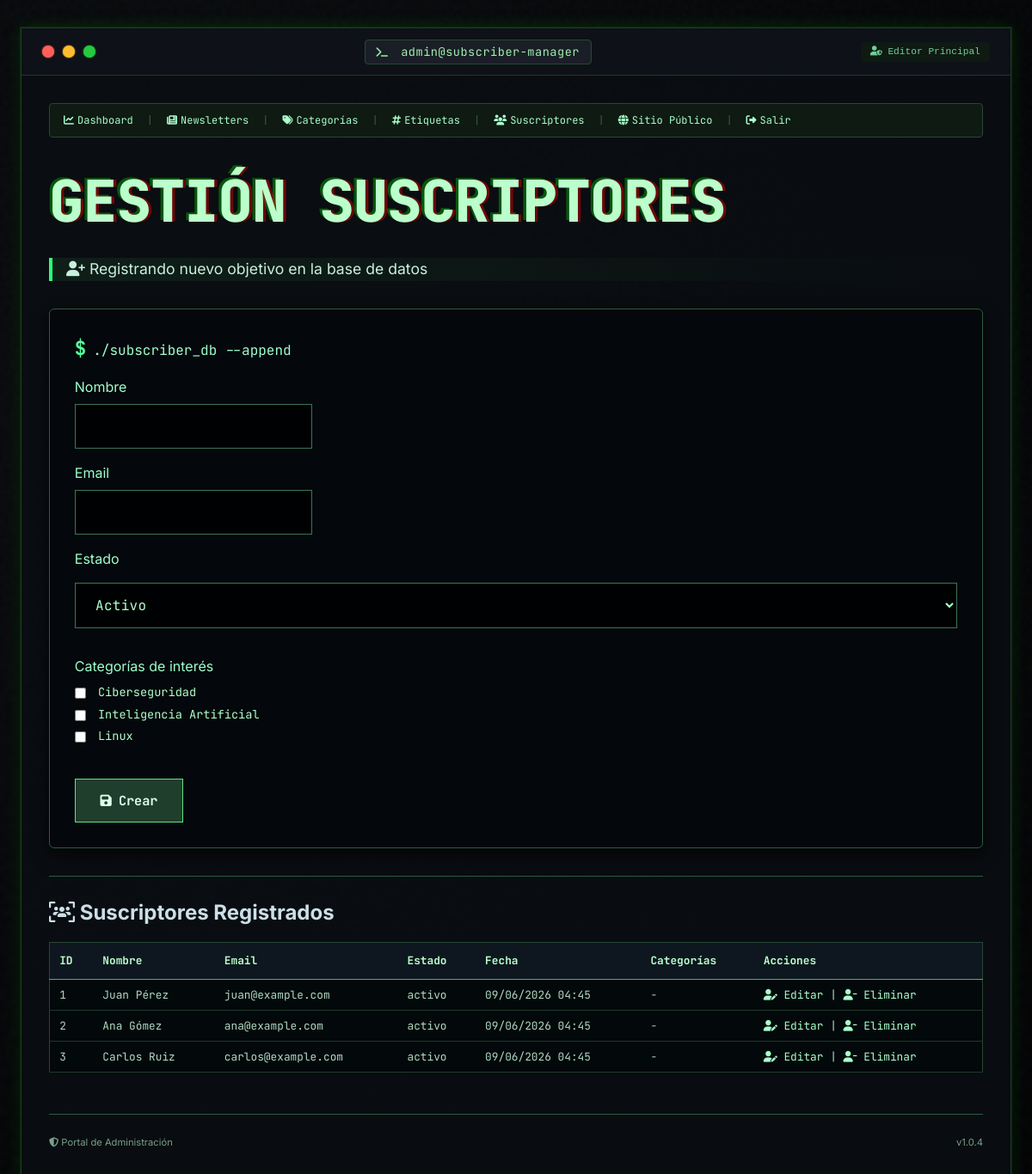
Screenshot of /admin/subscribers.php (signed in) with the database file from the repository.
### tables this page shows
CREATE TABLE categorias (
    id INT AUTO_INCREMENT PRIMARY KEY,
    nombre VARCHAR(100) NOT NULL UNIQUE,
    descripcion TEXT
);

CREATE TABLE suscriptores (
    id INT AUTO_INCREMENT PRIMARY KEY,
    nombre VARCHAR(100) NULL,

    email VARCHAR(150) NOT NULL UNIQUE,

    estado ENUM(
        'pendiente',
        'activo',
        'inactivo',
        'baja'
    ) NOT NULL DEFAULT 'pendiente',

    token_verificacion VARCHAR(255) NULL,
    token_baja VARCHAR(255) NULL,

    fecha_suscripcion DATETIME DEFAULT CURRENT_TIMESTAMP,
    fecha_baja DATETIME NULL
);

### src/includes/sql.php (called while the page is built, shortened)
<?php
function obtenerSuscriptores(PDO $pdo): array
{
    $stmt = $pdo->query("
        SELECT id, nombre, email, estado, fecha_suscripcion
        FROM suscriptores
        ORDER BY fecha_suscripcion DESC
    ");
    return $stmt ? $stmt->fetchAll(PDO::FETCH_ASSOC) : [];
}
function obtenerCategorias(PDO $pdo): array
{
    $stmt = $pdo->query("
        SELECT *
        FROM categorias
        ORDER BY nombre
    ");
    return $stmt->fetchAll(PDO::FETCH_ASSOC);
}

### src/admin/subscribers.php (the view, shortened to what this page needs)
<?php
require_once '../includes/conexion.php';
require_once '../includes/sql.php';
$categorias = obtenerCategorias($pdo);
$editando = false;
$suscriptor = null;
$categoriasSeleccionadas = [];
$suscriptores = obtenerSuscriptores($pdo);
?>
<!DOCTYPE html>
<html lang="es">
<head>
    <link rel="stylesheet" href="../assets/css/style.css">
    <link rel="stylesheet" href="https://cdnjs.cloudflare.com/ajax/libs/font-awesome/6.5.2/css/all.min.css">
</head>
<body>
    <div class="terminal-window">
        <div class="term-bar">
            <div class="term-buttons">
                <span class="term-btn red"></span>
                <span class="term-btn yellow"></span>
                <span class="term-btn green"></span>
            </div>
            <div class="term-title">
                <i class="fas fa-terminal"></i> admin@subscriber-manager
            </div>
            <div class="term-status">
                <i class="fas fa-user-shield"></i> <?= htmlspecialchars($_SESSION['usuario_nombre'] ?? 'Admin') ?>
            </div>
        </div>
        <div class="term-content">
            <div class="admin-nav">
                <a href="dashboard.php"><i class="fas fa-chart-line"></i> Dashboard</a>
                <span class="sep">|</span>
                <a href="newsletters.php"><i class="fas fa-newspaper"></i> Newsletters</a>
                <span class="sep">|</span>
                <a href="categorias.php"><i class="fas fa-tags"></i> Categorías</a>
                <span class="sep">|</span>
                <a href="etiquetas.php"><i class="fas fa-hashtag"></i> Etiquetas</a>
                <span class="sep">|</span>
                <a href="subscribers.php"><i class="fas fa-users"></i> Suscriptores</a>
                <span class="sep">|</span>
                <a href="../index.php"><i class="fas fa-globe"></i> Sitio Público</a>
                <span class="sep">|</span>
                <a href="logout.php"><i class="fas fa-sign-out-alt"></i> Salir</a>
            </div>
            <div class="glitch-wrapper">
                <h1 class="glitch">Gestión Suscriptores</h1>
            </div>
            <div class="tagline">
                <i class="fas fa-user-plus"></i> <?= $editando ? 'Modificando credenciales del suscriptor' : 'Registrando nuevo objetivo en la base de datos' ?>
            </div>
            <div class="hacker-card">
                <form method="POST">
                    <div class="prompt-line">
                        <span class="dollar">$</span>
                        <span class="cmd-text">./subscriber_db --<?= $editando ? 'update' : 'append' ?></span>
                    </div>
                    <p>Nombre</p>
                    <input type="text" name="nombre" class="terminal-input"
                           value="<?= htmlspecialchars($suscriptor['nombre'] ?? '') ?>">
                    <p>Email</p>
                    <input type="email" name="email" required class="terminal-input"
                           value="<?= htmlspecialchars($suscriptor['email'] ?? '') ?>">
                    <p>Estado</p>
                    <select name="estado" class="terminal-select">
                        <option value="activo" <?= (($suscriptor['estado'] ?? '') === 'activo') ? 'selected' : '' ?>>Activo</option>
                    </select>
                    <p>Categorías de interés</p>
                    <div class="tags-container">
                        <?php foreach($categorias as $cat): ?>
                            <label class="terminal-checkbox-label">
                                <input type="checkbox" name="categorias[]" class="terminal-checkbox"
                                       value="<?= $cat['id'] ?>"
                                       <?= in_array($cat['id'], $categoriasSeleccionadas) ? 'checked' : '' ?>>
                                <?= htmlspecialchars($cat['nombre']) ?>
                            </label>
                        <?php endforeach; ?>
                    </div>
                    <br>
                    <button type="submit" class="terminal-btn">
                        <i class="fas fa-save"></i> <?= $editando ? 'Actualizar' : 'Crear' ?>
                    </button>
                </form>
            </div>
            <hr>
            <h2><i class="fas fa-users-viewfinder"></i> Suscriptores Registrados</h2>
            <table>
                <tr>
                    <th>ID</th>
                    <th>Nombre</th>
                    <th>Email</th>
                    <th>Estado</th>
                    <th>Fecha</th>
                    <th>Categorías</th>
                    <th>Acciones</th>
                </tr>
                <?php foreach($suscriptores as $s): ?>
                <tr>
                    <td><?= $s['id'] ?></td>
                    <td><?= htmlspecialchars($s['nombre'] ?? '-') ?></td>
                    <td><?= htmlspecialchars($s['email']) ?></td>
                    <td><?= htmlspecialchars($s['estado']) ?></td>
                    <td><?= date('d/m/Y H:i', strtotime($s['fecha_suscripcion'])) ?></td>
                    <td>
                        <?php $cats = obtenerNombresCategoriasSuscriptor($pdo, $s['id']); ?>
                        <?= empty($cats) ? '-' : htmlspecialchars(implode(', ', $cats)) ?>
                    </td>
                    <td>
                        <a href="?edit=<?= $s['id'] ?>"><i class="fas fa-user-edit"></i> Editar</a> |
                        <a href="?delete=<?= $s['id'] ?>" onclick="return confirm('¿Eliminar suscriptor?')"><i class="fas fa-user-minus"></i> Eliminar</a>
                    </td>
                </tr>
                <?php endforeach; ?>
            </table>
            <div class="footer">
                <span><i class="fas fa-shield-alt"></i> Portal de Administración</span>
                <span>v1.0.4</span>
            </div>
        </div>
    </div>
</body>
</html>

### rows the page displays
categorias: nombre "Ciberseguridad"
categorias: nombre "Inteligencia Artificial"
categorias: nombre "Linux"
suscriptores: id "1", nombre "Juan Pérez", email "juan@example.com", estado "activo", fecha_suscripcion "09/06/2026 04:45"
suscriptores: id "2", nombre "Ana Gómez", email "ana@example.com", estado "activo", fecha_suscripcion "09/06/2026 04:45"
suscriptores: id "3", nombre "Carlos Ruiz", email "carlos@example.com", estado "activo", fecha_suscripcion "09/06/2026 04:45"

### other values shown
$_SESSION['usuario_nombre'] "Editor Principal"
